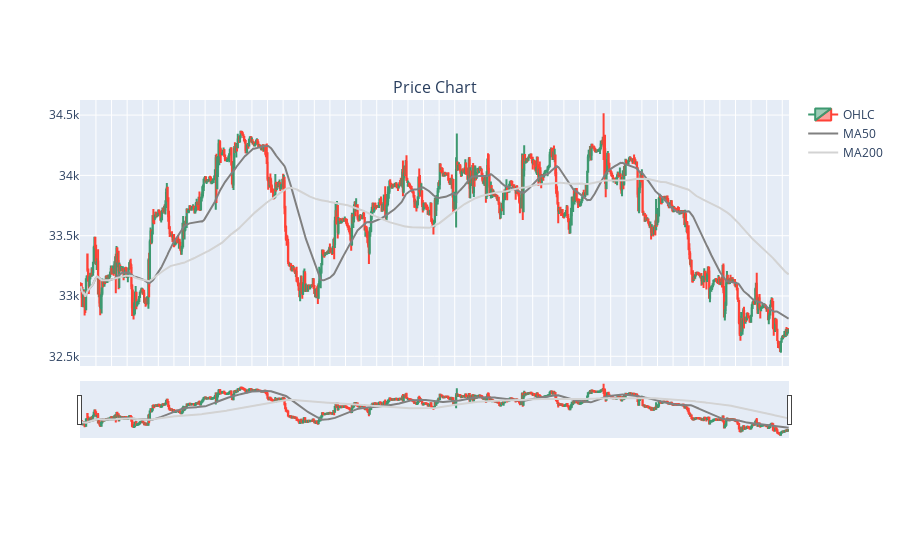

This figure's notebook cell:
### Code cell
# Plot moving averages on the chart

fig = make_subplots(rows=2, cols=1, shared_xaxes=True, 
               vertical_spacing=0.10, subplot_titles=('Price Chart', 'Volume'), 
               row_width=[0.2, 0.7])

#Bottom chart displaying similar price data 
fig.add_trace(go.Candlestick(x=prices.index, open=prices["Open"], high=prices["High"],
                low=prices["Low"], close=prices["Close"], name="OHLC"), 
                row=1, col=1)
#Price chart - 50 day moving average 
fig.add_trace(go.Scatter(x=prices.index, y=prices["MA50"], marker_color='grey',name="MA50"), row=1, col=1)

# Sub chart - 200 day moving average
fig.add_trace(go.Scatter(x=prices.index, y=prices["MA200"], marker_color='lightgrey',name="MA200"), row=1, col=1)

# no volume data exists
# fig.add_trace(go.Bar(x=prices.index, y=prices['Volume'], marker_color='red', showlegend=False), row=2, col=1)

### Figure 1 — Plotly figure (JSON) as saved in the notebook; plotly's stock layout.template omitted (floating-point values rounded to 4 significant figures; data arrays with more than 128 entries replaced by an {"elided": "..."} marker saying what was removed)
{"data": [{"close": {"elided": "1000 str values"}, "high": {"elided": "1000 str values"}, "low": {"elided": "1000 str values"}, "name": "OHLC", "open": {"elided": "1000 str values"}, "type": "candlestick", "x": {"elided": "1000 str values"}, "xaxis": "x", "yaxis": "y"}, {"marker": {"color": "grey"}, "name": "MA50", "type": "scatter", "x": {"elided": "1000 str values"}, "xaxis": "x", "y": {"elided": "1000 float values"}, "yaxis": "y"}, {"marker": {"color": "lightgrey"}, "name": "MA200", "type": "scatter", "x": {"elided": "1000 str values"}, "xaxis": "x", "y": {"elided": "1000 float values"}, "yaxis": "y"}], "layout": {"annotations": [{"font": {"size": 16}, "showarrow": false, "text": "Price Chart", "x": 0.5, "xanchor": "center", "xref": "paper", "y": 1, "yanchor": "bottom", "yref": "paper"}, {"font": {"size": 16}, "showarrow": false, "text": "Volume", "x": 0.5, "xanchor": "center", "xref": "paper", "y": 0.2, "yanchor": "bottom", "yref": "paper"}], "xaxis": {"anchor": "y", "domain": [0, 1], "matches": "x2", "showticklabels": false}, "xaxis2": {"anchor": "y2", "domain": [0, 1]}, "yaxis": {"anchor": "x", "domain": [0.3, 1]}, "yaxis2": {"anchor": "x2", "domain": [0, 0.2]}}}
